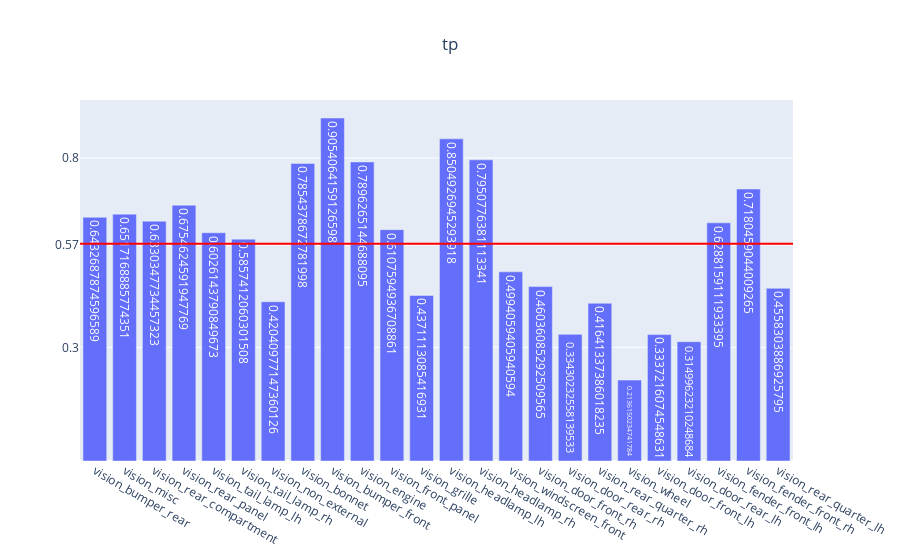

Notebook cell for this chart:
### Code cell
genVisMulitlabel(partEvalMetrics, "tp")

### Figure 1 — Plotly figure (JSON) as saved in the notebook; plotly's stock layout.template omitted (floating-point values rounded to 4 significant figures)
{"data": [{"text": [0.6433, 0.6517, 0.633, 0.6755, 0.6026, 0.5857, 0.4204, 0.7854, 0.9054, 0.7896, 0.6108, 0.4371, 0.8505, 0.7951, 0.4994, 0.4604, 0.3343, 0.4164, 0.2136, 0.3337, 0.315, 0.6288, 0.718, 0.4558], "type": "bar", "x": ["vision_bumper_rear", "vision_misc", "vision_rear_compartment", "vision_rear_panel", "vision_tail_lamp_lh", "vision_tail_lamp_rh", "vision_non_external", "vision_bonnet", "vision_bumper_front", "vision_engine", "vision_front_panel", "vision_grille", "vision_headlamp_lh", "vision_headlamp_rh", "vision_windscreen_front", "vision_door_front_rh", "vision_door_rear_rh", "vision_rear_quarter_rh", "vision_wheel", "vision_door_front_lh", "vision_door_rear_lh", "vision_fender_front_lh", "vision_fender_front_rh", "vision_rear_quarter_lh"], "y": [0.6433, 0.6517, 0.633, 0.6755, 0.6026, 0.5857, 0.4204, 0.7854, 0.9054, 0.7896, 0.6108, 0.4371, 0.8505, 0.7951, 0.4994, 0.4604, 0.3343, 0.4164, 0.2136, 0.3337, 0.315, 0.6288, 0.718, 0.4558]}], "layout": {"shapes": [{"line": {"color": "red", "width": 2}, "type": "line", "x0": 0, "x1": 1, "xref": "x domain", "y0": 0.5734, "y1": 0.5734, "yref": "y"}], "title": {"text": "tp", "x": 0.5}, "yaxis": {"tickmode": "array", "tickvals": ["0.57", 0.3, 0.8]}}}
